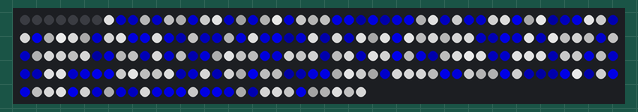
A sketch run on a simulated Arduino Uno, built with avr-gcc and run on an emulated ATmega328P. On the bench: 229 RGB LEDs in strip order, left to right, continuing on the next row. Dim RGB values are drawn brighter than linear; random numbers use the default seed unless the sketch sets one.

Above: at 0.1 s.
At 5.01 s:
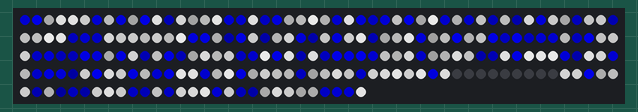
At 10.03 s:
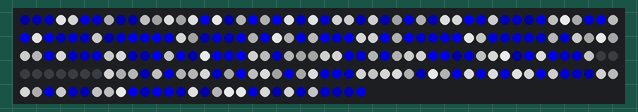
At 19.96 s:
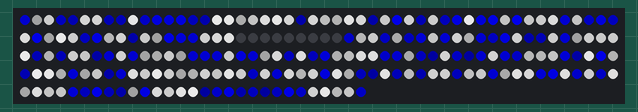
At 29.99 s:
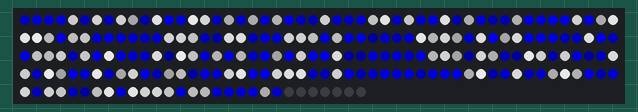
At 39.92 s:
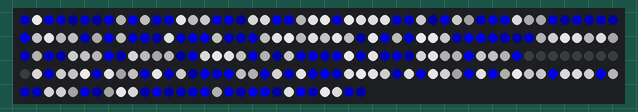

The sketch:

electricity.ino
```cpp
#include <FastLED.h>

#define NUM_LEDS 229
#define LED_PIN 7

CRGB leds[NUM_LEDS];
int blank_pos = 0.0;

void setup()
{
	FastLED.addLeds<NEOPIXEL, LED_PIN>(leds, NUM_LEDS);
}

void loop()
{
	for (int i = 0; i < NUM_LEDS; i++)
	{
		if (i < blank_pos + 5 && i > blank_pos - 5) {
			leds[i] = CRGB(0, 0, 0);
		}
		else
		{
			if (random(0, 2))
			{
				leds[i] = CRGB::White;
			}
			else
			{
				leds[i] = CRGB::Blue;
			}

			leds[i].fadeToBlackBy(random(64, 224));
		}
	}

	blank_pos += 2;
	if (blank_pos >= NUM_LEDS)
	{
		blank_pos = 0;
	}

	FastLED.show();
}
```
